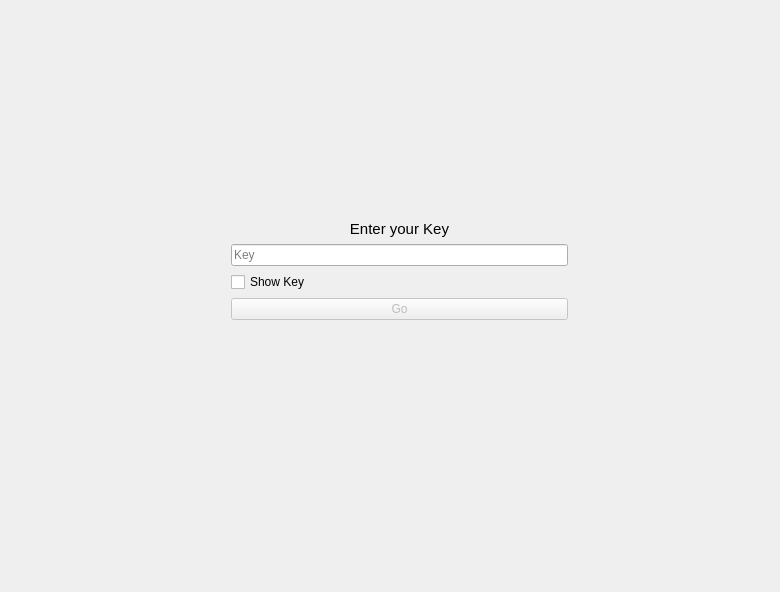
<?xml version="1.0" encoding="UTF-8"?>
<ui version="4.0">
 <class>MainWindow</class>
 <widget class="QMainWindow" name="MainWindow">
  <property name="enabled">
   <bool>true</bool>
  </property>
  <property name="geometry">
   <rect>
    <x>0</x>
    <y>0</y>
    <width>780</width>
    <height>592</height>
   </rect>
  </property>
  <property name="windowTitle">
   <string>MainWindow</string>
  </property>
  <widget class="QWidget" name="centralwidget">
   <property name="minimumSize">
    <size>
     <width>780</width>
     <height>592</height>
    </size>
   </property>
   <property name="maximumSize">
    <size>
     <width>780</width>
     <height>592</height>
    </size>
   </property>
   <layout class="QGridLayout" name="gridLayout">
    <item row="0" column="0">
     <widget class="QStackedWidget" name="stackedWidget">
      <property name="enabled">
       <bool>true</bool>
      </property>
      <property name="minimumSize">
       <size>
        <width>780</width>
        <height>592</height>
       </size>
      </property>
      <property name="maximumSize">
       <size>
        <width>780</width>
        <height>592</height>
       </size>
      </property>
      <property name="currentIndex">
       <number>0</number>
      </property>
      <widget class="QWidget" name="login">
       <property name="minimumSize">
        <size>
         <width>780</width>
         <height>592</height>
        </size>
       </property>
       <property name="maximumSize">
        <size>
         <width>780</width>
         <height>592</height>
        </size>
       </property>
       <widget class="QWidget" name="layoutWidget">
        <property name="geometry">
         <rect>
          <x>-30</x>
          <y>160</y>
          <width>841</width>
          <height>151</height>
         </rect>
        </property>
        <layout class="QHBoxLayout" name="horizontalLayout_2" stretch="3,4,3">
         <property name="sizeConstraint">
          <enum>QLayout::SizeConstraint::SetDefaultConstraint</enum>
         </property>
         <item>
          <spacer name="horizontalSpacer">
           <property name="orientation">
            <enum>Qt::Orientation::Horizontal</enum>
           </property>
           <property name="sizeHint" stdset="0">
            <size>
             <width>40</width>
             <height>20</height>
            </size>
           </property>
          </spacer>
         </item>
         <item>
          <layout class="QVBoxLayout" name="verticalLayout" stretch="3,0,3,3">
           <property name="sizeConstraint">
            <enum>QLayout::SizeConstraint::SetDefaultConstraint</enum>
           </property>
           <item>
            <widget class="QLabel" name="LoginInfo">
             <property name="font">
              <font>
               <pointsize>11</pointsize>
              </font>
             </property>
             <property name="text">
              <string>Enter your Key</string>
             </property>
             <property name="alignment">
              <set>Qt::AlignmentFlag::AlignBottom|Qt::AlignmentFlag::AlignHCenter</set>
             </property>
            </widget>
           </item>
           <item>
            <widget class="QLineEdit" name="keyinput">
             <property name="sizeIncrement">
              <size>
               <width>0</width>
               <height>0</height>
              </size>
             </property>
             <property name="maxLength">
              <number>32</number>
             </property>
             <property name="echoMode">
              <enum>QLineEdit::EchoMode::Password</enum>
             </property>
             <property name="placeholderText">
              <string>Key</string>
             </property>
            </widget>
           </item>
           <item>
            <widget class="QCheckBox" name="ShowKey">
             <property name="text">
              <string>Show Key</string>
             </property>
            </widget>
           </item>
           <item>
            <widget class="QPushButton" name="LoginButton">
             <property name="enabled">
              <bool>false</bool>
             </property>
             <property name="text">
              <string>Go</string>
             </property>
            </widget>
           </item>
          </layout>
         </item>
         <item>
          <spacer name="horizontalSpacer_2">
           <property name="orientation">
            <enum>Qt::Orientation::Horizontal</enum>
           </property>
           <property name="sizeHint" stdset="0">
            <size>
             <width>40</width>
             <height>20</height>
            </size>
           </property>
          </spacer>
         </item>
        </layout>
       </widget>
      </widget>
      <widget class="QWidget" name="choice">
       <widget class="QWidget" name="layoutWidget">
        <property name="geometry">
         <rect>
          <x>-10</x>
          <y>170</y>
          <width>791</width>
          <height>141</height>
         </rect>
        </property>
        <layout class="QHBoxLayout" name="horizontalLayout_5" stretch="4,5,4">
         <item>
          <spacer name="horizontalSpacer_4">
           <property name="orientation">
            <enum>Qt::Orientation::Horizontal</enum>
           </property>
           <property name="sizeHint" stdset="0">
            <size>
             <width>40</width>
             <height>20</height>
            </size>
           </property>
          </spacer>
         </item>
         <item>
          <layout class="QVBoxLayout" name="verticalLayout_3">
           <item>
            <widget class="QPushButton" name="createpass">
             <property name="text">
              <string>Create Password</string>
             </property>
            </widget>
           </item>
           <item>
            <widget class="QPushButton" name="getpass">
             <property name="text">
              <string>Show Passwords</string>
             </property>
            </widget>
           </item>
          </layout>
         </item>
         <item>
          <spacer name="horizontalSpacer_5">
           <property name="orientation">
            <enum>Qt::Orientation::Horizontal</enum>
           </property>
           <property name="sizeHint" stdset="0">
            <size>
             <width>40</width>
             <height>20</height>
            </size>
           </property>
          </spacer>
         </item>
        </layout>
       </widget>
      </widget>
      <widget class="QWidget" name="peak">
       <property name="minimumSize">
        <size>
         <width>780</width>
         <height>592</height>
        </size>
       </property>
       <property name="maximumSize">
        <size>
         <width>780</width>
         <height>592</height>
        </size>
       </property>
       <widget class="QScrollArea" name="scrollArea">
        <property name="geometry">
         <rect>
          <x>160</x>
          <y>0</y>
          <width>431</width>
          <height>491</height>
         </rect>
        </property>
        <property name="widgetResizable">
         <bool>true</bool>
        </property>
        <widget class="QWidget" name="scrollAreaWidgetContents">
         <property name="geometry">
          <rect>
           <x>0</x>
           <y>0</y>
           <width>429</width>
           <height>489</height>
          </rect>
         </property>
        </widget>
       </widget>
       <widget class="QPushButton" name="backbutton2">
        <property name="geometry">
         <rect>
          <x>510</x>
          <y>510</y>
          <width>83</width>
          <height>29</height>
         </rect>
        </property>
        <property name="text">
         <string>back</string>
        </property>
       </widget>
      </widget>
      <widget class="QWidget" name="creating">
       <property name="minimumSize">
        <size>
         <width>780</width>
         <height>592</height>
        </size>
       </property>
       <property name="maximumSize">
        <size>
         <width>780</width>
         <height>592</height>
        </size>
       </property>
       <widget class="QWidget" name="layoutWidget">
        <property name="geometry">
         <rect>
          <x>0</x>
          <y>184</y>
          <width>781</width>
          <height>140</height>
         </rect>
        </property>
        <layout class="QHBoxLayout" name="horizontalLayout_4" stretch="2,3,2">
         <item>
          <spacer name="horizontalSpacer_6">
           <property name="orientation">
            <enum>Qt::Orientation::Horizontal</enum>
           </property>
           <property name="sizeHint" stdset="0">
            <size>
             <width>40</width>
             <height>20</height>
            </size>
           </property>
          </spacer>
         </item>
         <item>
          <layout class="QVBoxLayout" name="verticalLayout_2" stretch="0,0,1,2">
           <item>
            <widget class="QLineEdit" name="domaininput">
             <property name="sizeIncrement">
              <size>
               <width>0</width>
               <height>0</height>
              </size>
             </property>
             <property name="maxLength">
              <number>64</number>
             </property>
             <property name="echoMode">
              <enum>QLineEdit::EchoMode::Normal</enum>
             </property>
             <property name="placeholderText">
              <string>Domain</string>
             </property>
            </widget>
           </item>
           <item>
            <widget class="QLineEdit" name="usernameinput">
             <property name="sizeIncrement">
              <size>
               <width>0</width>
               <height>0</height>
              </size>
             </property>
             <property name="maxLength">
              <number>64</number>
             </property>
             <property name="echoMode">
              <enum>QLineEdit::EchoMode::Normal</enum>
             </property>
             <property name="placeholderText">
              <string>Username</string>
             </property>
            </widget>
           </item>
           <item>
            <widget class="QLineEdit" name="passwordinput">
             <property name="sizeIncrement">
              <size>
               <width>0</width>
               <height>0</height>
              </size>
             </property>
             <property name="maxLength">
              <number>64</number>
             </property>
             <property name="echoMode">
              <enum>QLineEdit::EchoMode::Password</enum>
             </property>
             <property name="alignment">
              <set>Qt::AlignmentFlag::AlignLeading|Qt::AlignmentFlag::AlignLeft|Qt::AlignmentFlag::AlignTop</set>
             </property>
             <property name="placeholderText">
              <string>Password</string>
             </property>
            </widget>
           </item>
           <item>
            <layout class="QHBoxLayout" name="horizontalLayout_3" stretch="1,2,0,1">
             <item>
              <widget class="QCheckBox" name="showpass">
               <property name="text">
                <string>Show Password</string>
               </property>
              </widget>
             </item>
             <item>
              <spacer name="horizontalSpacer_3">
               <property name="orientation">
                <enum>Qt::Orientation::Horizontal</enum>
               </property>
               <property name="sizeHint" stdset="0">
                <size>
                 <width>40</width>
                 <height>20</height>
                </size>
               </property>
              </spacer>
             </item>
             <item>
              <widget class="QPushButton" name="gobackbutton">
               <property name="text">
                <string>back</string>
               </property>
              </widget>
             </item>
             <item>
              <widget class="QPushButton" name="submitbutton">
               <property name="enabled">
                <bool>false</bool>
               </property>
               <property name="text">
                <string>Submit</string>
               </property>
              </widget>
             </item>
            </layout>
           </item>
          </layout>
         </item>
         <item>
          <spacer name="horizontalSpacer_7">
           <property name="orientation">
            <enum>Qt::Orientation::Horizontal</enum>
           </property>
           <property name="sizeHint" stdset="0">
            <size>
             <width>40</width>
             <height>20</height>
            </size>
           </property>
          </spacer>
         </item>
        </layout>
       </widget>
      </widget>
     </widget>
    </item>
   </layout>
  </widget>
 </widget>
 <resources/>
 <connections/>
</ui>
